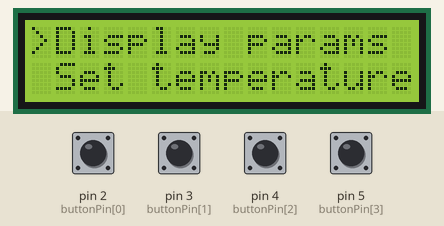
Recording of a sketch running on a simulated Arduino Uno, built with avr-gcc and run on an emulated ATmega328P. Parts: 16×2 character LCD. Inputs (shaded band) come from the test bench; at power-on: pin 2 (buttonPin[0]), pin 3 (buttonPin[1]), pin 4 (buttonPin[2]), pin 5 (buttonPin[3]) HIGH.

Above: at 1.3 s.
1.4 s: pin 3 (buttonPin[1]) pulled LOW for 1 s
At 2.8 s:
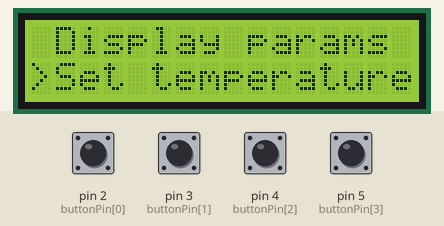
3.9 s: pin 4 (buttonPin[2]) pulled LOW for 1 s
At 5.6 s:
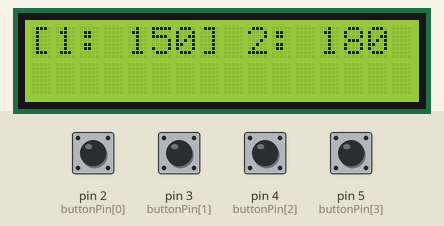
6.4 s: pin 2 (buttonPin[0]) pulled LOW for 1 s
At 7.6 s:
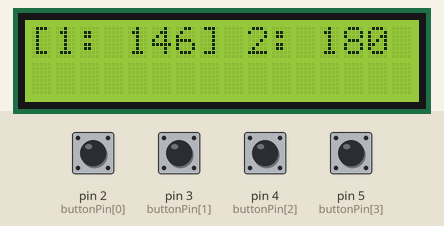
8.9 s: pin 2 (buttonPin[0]) pulled LOW for 1 s
At 10.3 s:
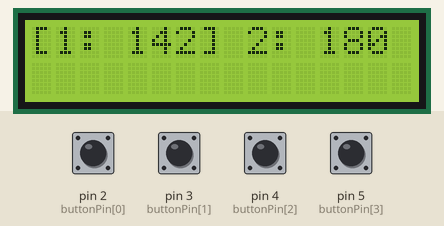
11.4 s: pin 4 (buttonPin[2]) pulled LOW for 1 s
At 12.8 s:
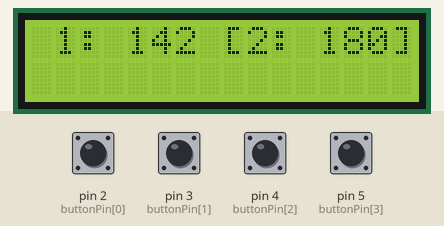
13.9 s: pin 3 (buttonPin[1]) pulled LOW for 1 s
At 16.0 s:
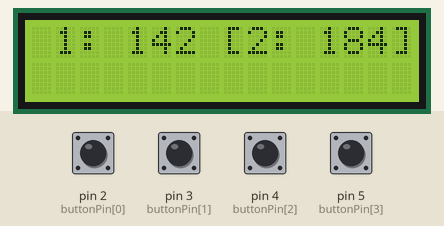
Timing chart, 0 to 17.4 s (numbered marks = the images above; inputs shaded):
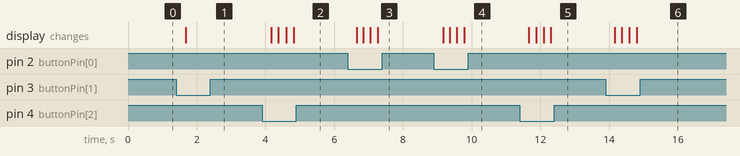

The sketch:

lcdMenuI2C2.ino
```cpp
#include <Wire.h>
#include "LiquidCrystal_I2C.h"

#define upButton 2
#define downButton 3
#define okButton 4
#define returnButton 5
const unsigned int tMax = 300U;//valoarea maxima la care se poate seta temperatura

enum {mainMenu, nextOptionMainMenu, afisParam, setParam, setTemp1, setTemp2} stateMachine = mainMenu;
enum {PRESS, UNPRESS, BOTH} buttonState = UNPRESS;
enum {MAIN, SUBTEMPSET} displayMenu = MAIN;

unsigned int buttonPin[4] = {2, 3, 4, 5};
unsigned int buttonStateArray[4] = {100, 100, 100, 100}; //initial values, dummy values;  0 = apasat

/*
#define PRESS 0
#define UNPRESS 1
*/

unsigned int pressingTime = 200;

LiquidCrystal_I2C lcd(0x3F, 16, 2);

char meniu[2][16] = {
  "Display params ",
  "Set temperature"
  };

int temp1=150, temp2=180;

void setup() {
  // put your setup code here, to run once:
lcd.init();
lcd.init();
  // Print a message to the LCD.
lcd.backlight();
//lcd.print("test");
Serial.begin(9600);
Wire.begin();

pinMode(2, INPUT_PULLUP);
pinMode(3, INPUT_PULLUP);
pinMode(4, INPUT_PULLUP);
pinMode(5, INPUT_PULLUP);
}

unsigned long buttonTimer, bothButtonTimer;
int menuPosition = 0;
void loop() {
  //static unsigned int upButtonState = 1;
  //static unsigned int downButtonState = 1;

  readButtons();
  displayLCD();
  //buton UP

}//loop

void readButtons(){
  for(int i = 0; i < 4; i++){
    if((digitalRead(buttonPin[i]) == 0) && (buttonStateArray[i] == 100)){
    buttonTimer = millis();
    buttonStateArray[i] = 0;
    //este posibil ca urmatoarea linie sa fie nenecesara
    //butonStateArray[i] = 0; //buton apasat
  }//if
  }//for

for(int i = 0; i < 4; i++){
  if((digitalRead(buttonPin[i]) == 0) && (millis() - buttonTimer > pressingTime) && (buttonStateArray[i] == 0)){
    buttonTimer = millis();
    updateState(buttonPin[i]);
 }
}

for(int i = 0; i < 4; i++){
  if((digitalRead(buttonPin[i]) == 1) && (buttonStateArray[i] == 0)){
    buttonStateArray[i] = 100;
  }
}


}//readButtons function


void displayLCD(){
 //afisare LCD
  //meniu principal, submeniu setare temperatura

  //de gandit cum se va afisa daca temperatura este mai ica decat 100, deci doar doua caractere sau poate doar unul

  if(stateMachine == mainMenu){
   // lcd.clear();
  lcd.setCursor(0,0);
  if(menuPosition == 0){
  lcd.print(">");
  lcd.print(meniu[0]);
    lcd.setCursor(0,1);
    lcd.print(" ");
    lcd.print(meniu[1]);
  }
  else {
    lcd.setCursor(0,0);
    lcd.print(" ");
  lcd.print(meniu[0]);
    lcd.setCursor(0,1);
    lcd.print(">");
    lcd.print(meniu[1]);
  }
  }//stateMachine = mainMenu

  else if(stateMachine == afisParam){

    lcd.setCursor(0, 0);
    lcd.print("1: ");
    lcd.print(temp1);
    lcd.print("  2: ");
    lcd.print(temp2);
    lcd.print(" ");
    lcd.setCursor(0,1);
    lcd.print("                ");
  }

  else if(stateMachine == setTemp1){
    lcd.setCursor(0, 0);
    lcd.print("[1: ");
    lcd.print(temp1);
    lcd.print("] 2: ");
    lcd.print(temp2);
    lcd.setCursor(0,1);
    lcd.print("                ");
  }

  else if(stateMachine == setTemp2){
    lcd.setCursor(0, 0);
    lcd.print(" 1: ");
    lcd.print(temp1);
    lcd.print(" [2: ");
    lcd.print(temp2);
    lcd.print("]");
    lcd.setCursor(0,1);
    lcd.print("                ");
  }

}//displayLCD function

void updateState(unsigned int p){
  switch(p){

    case 2: //-
      if(stateMachine == mainMenu){
        menuPosition--;
        if(menuPosition < 0)
          menuPosition = 0;
      }
      if(stateMachine == setTemp1){
        temp1--;
        if(temp1 < 0)
          temp1 = 0;
      }
      if(stateMachine == setTemp2){
        temp2--;
        if(temp2 < 0)
          temp2 = 0;
      }
      break;


     case 3: //+
      if(stateMachine == mainMenu){
        menuPosition++;
        if(menuPosition > 1)
          menuPosition = 1;
      }


      if(stateMachine == setTemp1){
        temp1++;
        if(temp1 > tMax)
          temp1 = tMax;
      }
      if(stateMachine == setTemp2){
        temp2++;
        if(temp2 > tMax)
          temp2 = tMax;
      }
      break;


      case 4: //OK
        if((stateMachine == mainMenu) && (menuPosition == 0)){
          stateMachine = afisParam;
        }
        else if((stateMachine == mainMenu) && (menuPosition == 1)){
          stateMachine = setTemp1;
        }
        //trebuie vazut daca nu cumva aici trece prin toate starile
        else if(stateMachine == setTemp1){
          stateMachine = setTemp2;
        }
         else if(stateMachine == setTemp2){
          stateMachine = mainMenu;
         }

        break;

        case 5: //return
          if((stateMachine == afisParam) || (stateMachine == setTemp1) || (stateMachine == setTemp2))
            stateMachine = mainMenu;
        break;
  }//switch

}
```

Measured:
- after the input at 1.4 s, the display: changes after 0.28 s (image 1)
- after the input at 3.9 s, the display: changes after 0.27 s (image 2)
- after the input at 6.4 s, the display: first changes after 0.25 s (image 3 shows a later state)
- after the input at 8.9 s, the display: first changes after 0.27 s (image 4 shows a later state)
- after the input at 11.4 s, the display: changes after 0.26 s (image 5)
- after the input at 13.9 s, the display: first changes after 0.26 s (image 6 shows a later state)
